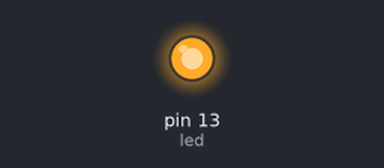
A sketch run on a simulated Arduino Uno, built with avr-gcc and run on an emulated ATmega328P. Parts: output pins drawn as LEDs (lit = HIGH).

Above: at 5.0 s.
At 15.0 s:
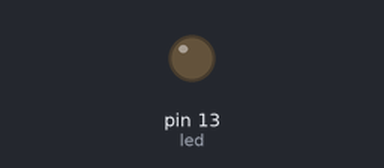
Timing chart, 0 to 26.0 s (numbered marks = the images above):
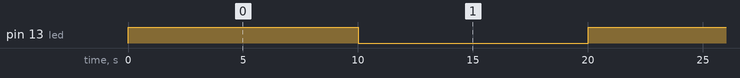

Measured:
- by itself, pin 13 (led): alternates HIGH for 10.0 s and LOW for 10.0 s

The sketch:

ZumoRobot.ino
```cpp
/*ZumoRobot
Developer: roadrunner
Start Date: 2015/12/25
*/

int led = 13; //status LED

void setup(){
   pinMode(led, OUTPUT);
}

void loop(){
   digitalWrite(led, HIGH);   // turn the LED on (HIGH is the voltage level)
   delay(10000);               // wait for a second
   digitalWrite(led, LOW);    // turn the LED off by making the voltage LOW
   delay(10000);               // wait for a second
}
```
